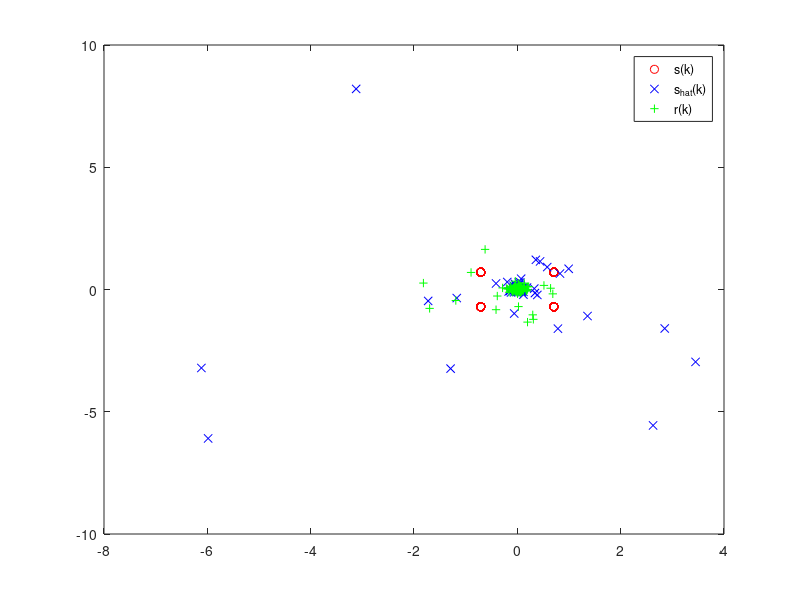

This chart was generated by the following MATLAB code:
%%
clear
clc

c = [-1-1i -1+1i 1-1i 1+1i]/sqrt(2); 

N = 128;
pack = randsrc(1,2*N, [0 1]);

m = buffer(pack,2);
m = bi2de(m','left-msb')+1;

s = c(m);

z = ifft(s,1024);

%%

channel = 1;
switch channel
    case 1 
        Nh = 60;
        n = 0:1:59;
        h = 0.8.^n;
        h = [h];
    case 2 % ej klar
        Nh = 100;
        h = zeros(1,Nh);
        h(1) = 0.5;
        h(9) = 0.5;
    case 3
        Nh = 60;
        n = 0:1:59;
        h = 0.8.^n;
        h = [h];
end
 
Ncp  = Nh+10;
cp = z(end-(Ncp-1):end);
zz = [cp z];

y_len = length(zz)+length(h)-1;

sigma = 0.01;
w = sigma/sqrt(2)*(randn(y_len,1) + 1i*randn(y_len,1))';
y = conv(h,zz) + w;

delay = 0;
r = fft(y(Ncp+1+delay:end-(Nh-1)+delay),N);
H = fft(h,length(r));
s_hat = conj(H).*r;

i = 1;
for k = 1:length(s_hat)
    b_hat(i) = sign(real(s_hat(k)));
    i = i + 1;
    b_hat(i) = sign(imag(s_hat(k)));
    i = i + 1;
end
b_hat(b_hat==-1) = 0;

isequal(pack,b_hat)
% pack == b_hat


%% crap below
figure();
plot(s,'or')
hold on
plot(s_hat,'xb')
plot(r,'+g')
legend('s(k)','s_{hat}(k)','r(k)')

bit_string = '';
for i = 1:length(pack)
    bit_string = [bit_string num2str(b_hat(i))];
end
disp(bit_string)
bit_string = '';
for i = 1:length(pack)
    bit_string = [bit_string num2str(pack(i))];
end
disp(bit_string)

fprintf('Lost bits: %u\n', (2*N-sum(pack == b_hat))./(2*N))

